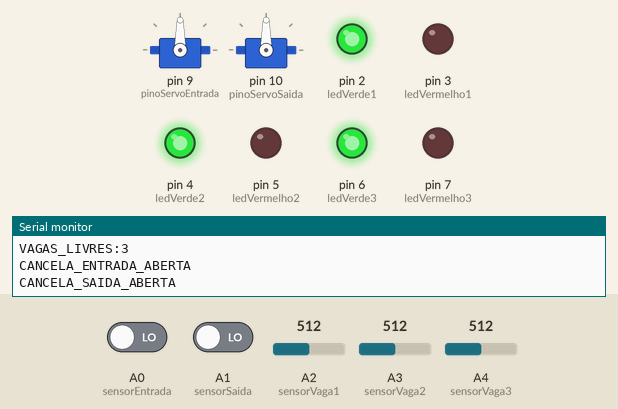
Simulated run of this sketch. Board: Arduino Uno, built with avr-gcc and run on an emulated ATmega328P. Shown: 2 × servo, output pins drawn as LEDs (lit = HIGH), the last lines printed to the serial monitor. The inputs (shaded band) are chosen by the test bench; at power-on: A2 (sensorVaga1) = 512, A3 (sensorVaga2) = 512, A4 (sensorVaga3) = 512, A0 (sensorEntrada) LOW, A1 (sensorSaida) LOW.

Above: at 1.8 s.
1.9 s: A2 (sensorVaga1) set to 312
3.4 s: A2 (sensorVaga1) set to 289
At 4.7 s:
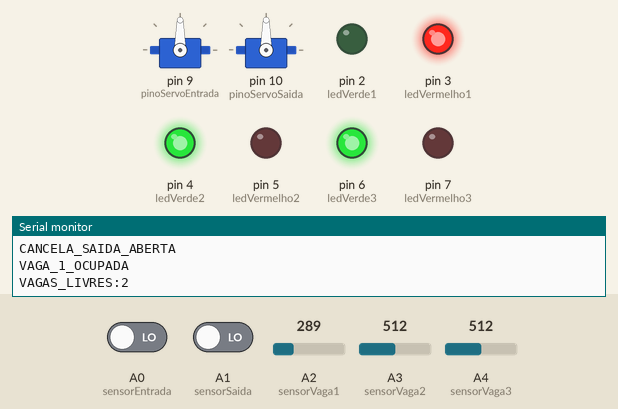
5.0 s: A3 (sensorVaga2) set to 309
6.5 s: A3 (sensorVaga2) set to 293
At 7.4 s:
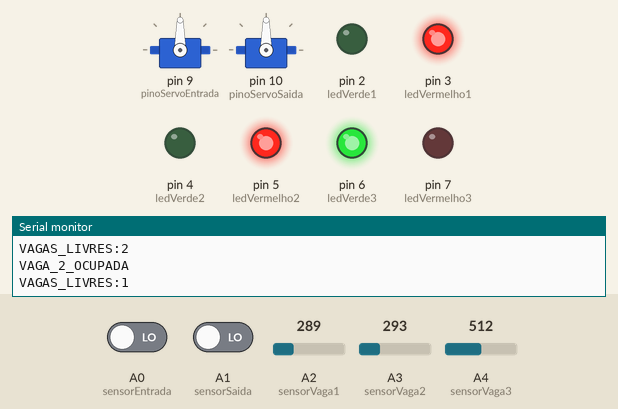
8.0 s: A4 (sensorVaga3) set to 314
9.5 s: A4 (sensorVaga3) set to 291
At 9.9 s:
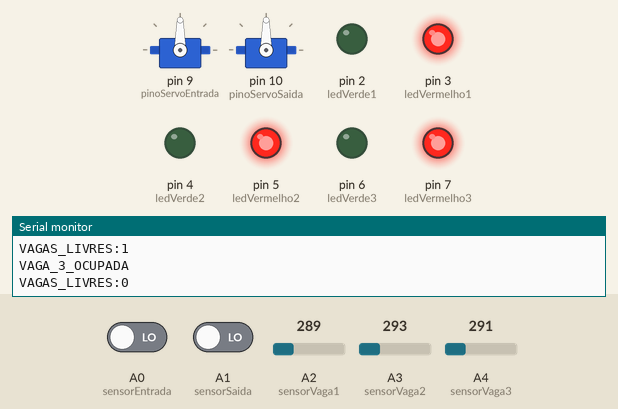
Timing chart, 0 to 12.0 s (numbered marks = the images above; inputs shaded):
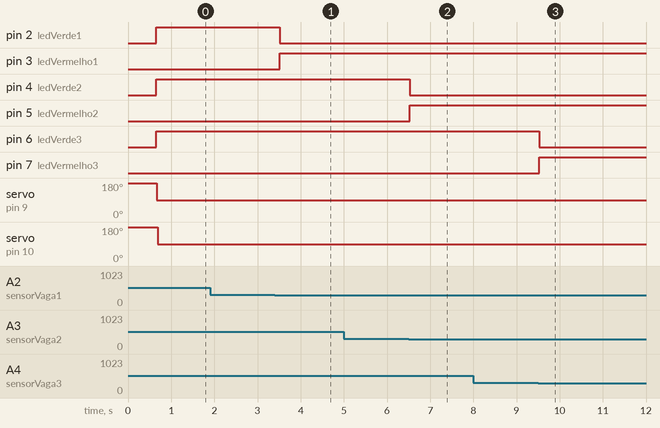

Measured:
- the behaviour switches between 300 and 299 on A2 (sensorVaga1) (found by bisection; images 0 and 1)
- the behaviour switches between 300 and 299 on A3 (sensorVaga2) (found by bisection; images 1 and 2)
- the behaviour switches between 300 and 299 on A4 (sensorVaga3) (found by bisection; images 2 and 3)
- after the input at 1.9 s, every drawn part: stays the same
- after the input at 3.4 s, pin 2 (ledVerde1): HIGH → LOW after 0.12 s; pin 3 (ledVermelho1): LOW → HIGH after 0.12 s
- after the input at 5.0 s, every drawn part: stays the same
- after the input at 6.5 s, pin 4 (ledVerde2): HIGH → LOW at once; pin 5 (ledVermelho2): LOW → HIGH at once
- after the input at 8.0 s, every drawn part: stays the same
- after the input at 9.5 s, pin 6 (ledVerde3): HIGH → LOW at once; pin 7 (ledVermelho3): LOW → HIGH at once

The sketch:

arduino_estacionamento_completo3.ino
```cpp
//Grupo


#include <Servo.h>

// === SERVOS ===
Servo servoEntrada;
Servo servoSaida;

const int pinoServoEntrada = 9;
const int pinoServoSaida = 10;

// === SENSORES ÓPTICOS (TCRT5000) ===
// Sensores das cancelas
const int sensorEntrada = A0;
const int sensorSaida = A1;

// Sensores das vagas
const int sensorVaga1 = A2;
const int sensorVaga2 = A3;
const int sensorVaga3 = A4;

// === LEDs DAS VAGAS ===
const int ledVerde1 = 2;
const int ledVermelho1 = 3;
const int ledVerde2 = 4;
const int ledVermelho2 = 5;
const int ledVerde3 = 6;
const int ledVermelho3 = 7;

// === VARIÁVEIS DE ESTADO ===
bool entradaAberta = false;
bool saidaAberta = false;
unsigned long tempoFecharEntrada = 0;
unsigned long tempoFecharSaida = 0;
int vagasLivresAnterior = -1;

// Controle de estado das vagas para Serial
bool vaga1Ocupada = false;
bool vaga2Ocupada = false;
bool vaga3Ocupada = false;

// === CONTROLE DE POSIÇÃO DOS SERVOS (EVITA COMANDOS REPETIDOS) ===
int posicaoAtualEntrada = 90;
int posicaoAtualSaida = 90;

// === LIMIAR DE DETECÇÃO DOS SENSORES ===
const int limiteSensor = 300; // quanto menor, mais sensível

// === VARIÁVEL PARA COMANDOS SERIAL ===
String comando = "";

// === CONFIGURAÇÃO INICIAL ===
void setup() {
  // Comunicação Serial PRIMEIRO
  Serial.begin(9600);
  delay(100);

  // Inicia os servos
  servoEntrada.attach(pinoServoEntrada);
  servoSaida.attach(pinoServoSaida);

  // Posição inicial fechada
  servoEntrada.write(180);
  servoSaida.write(180);
  delay(500); // Aguarda estabilização inicial

  posicaoAtualEntrada = 180;
  posicaoAtualSaida = 180;

  // LEDs como saída
  pinMode(ledVerde1, OUTPUT);
  pinMode(ledVermelho1, OUTPUT);
  pinMode(ledVerde2, OUTPUT);
  pinMode(ledVermelho2, OUTPUT);
  pinMode(ledVerde3, OUTPUT);
  pinMode(ledVermelho3, OUTPUT);

  // Sensores como entrada (analógicos)
  pinMode(sensorEntrada, INPUT);
  pinMode(sensorSaida, INPUT);
  pinMode(sensorVaga1, INPUT);
  pinMode(sensorVaga2, INPUT);
  pinMode(sensorVaga3, INPUT);

  Serial.println("ARDUINO_PRONTO");
  Serial.println("Sistema de controle de estacionamento iniciado.");
  Serial.println("---------------------------------------------");
}

// === LOOP PRINCIPAL ===
void loop() {
  // === Processa comandos do Node.js PRIMEIRO ===
  processarComandosSerial();

  // === Vagas ===
  int vagasLivres = contarVagasLivres();

  // Atualiza se houve mudança
  if (vagasLivres != vagasLivresAnterior) {
    vagasLivresAnterior = vagasLivres;
    Serial.print("VAGAS_LIVRES:");
    Serial.println(vagasLivres);
  }

  // === Cancelas ===
  controlaCancelaEntrada(vagasLivres);
  controlaCancelaSaida();

  delay(200);
}

// === FUNÇÕES ===
void abrirCancela(Servo &servo, int &posicaoAtual) {
  if (posicaoAtual != 90) {
    servo.write(90);
    posicaoAtual = 90;
  }
}

void fecharCancela(Servo &servo, int &posicaoAtual) {
  if (posicaoAtual != 180) {
    servo.write(180);
    posicaoAtual = 180;
  }
}

// === CONTROLE DA CANCELA DE ENTRADA COM VERIFICAÇÃO DE VAGAS ===
void controlaCancelaEntrada(int vagasLivres) {
  int leitura = digitalRead(sensorEntrada);

  if (leitura < limiteSensor && !entradaAberta) {
    if (vagasLivres > 0) {
      abrirCancela(servoEntrada, posicaoAtualEntrada);
      entradaAberta = true;
      Serial.println("CANCELA_ENTRADA_ABERTA");
    } else {
      Serial.println("ENTRADA_BLOQUEADA:ESTACIONAMENTO_CHEIO");
    }
  }

  if (entradaAberta) {
    if (leitura > limiteSensor) {
      if (tempoFecharEntrada == 0) tempoFecharEntrada = millis();
      if (millis() - tempoFecharEntrada >= 5000) {
        fecharCancela(servoEntrada, posicaoAtualEntrada);
        entradaAberta = false;
        tempoFecharEntrada = 0;
        Serial.println("CANCELA_ENTRADA_FECHADA");
      }
    } else {
      tempoFecharEntrada = 0;
    }
  }
}

// === CONTROLE DA CANCELA DE SAÍDA ===
void controlaCancelaSaida() {
  int leitura = digitalRead(sensorSaida);

  if (leitura < limiteSensor && !saidaAberta) {
    abrirCancela(servoSaida, posicaoAtualSaida);
    saidaAberta = true;
    Serial.println("CANCELA_SAIDA_ABERTA");
  }

  if (saidaAberta) {
    if (leitura > limiteSensor) {
      if (tempoFecharSaida == 0) tempoFecharSaida = millis();
      if (millis() - tempoFecharSaida >= 5000) {
        fecharCancela(servoSaida, posicaoAtualSaida);
        saidaAberta = false;
        tempoFecharSaida = 0;
        Serial.println("CANCELA_SAIDA_FECHADA");
      }
    } else {
      tempoFecharSaida = 0;
    }
  }
}

// === CONTROLE DAS VAGAS ===
int contarVagasLivres() {
  int livres = 0;

  // VAGA 1
  int leitura1 = analogRead(sensorVaga1);
  bool vaga1Livre = leitura1 >= limiteSensor;

  if (vaga1Livre) {
    digitalWrite(ledVerde1, HIGH);
    digitalWrite(ledVermelho1, LOW);
    livres++;

    if (vaga1Ocupada) {
      vaga1Ocupada = false;
      Serial.println("VAGA_1_LIVRE");
    }
  } else {
    digitalWrite(ledVerde1, LOW);
    digitalWrite(ledVermelho1, HIGH);

    if (!vaga1Ocupada) {
      vaga1Ocupada = true;
      Serial.println("VAGA_1_OCUPADA");
    }
  }

  // VAGA 2
  int leitura2 = analogRead(sensorVaga2);
  bool vaga2Livre = leitura2 >= limiteSensor;

  if (vaga2Livre) {
    digitalWrite(ledVerde2, HIGH);
    digitalWrite(ledVermelho2, LOW);
    livres++;

    if (vaga2Ocupada) {
      vaga2Ocupada = false;
      Serial.println("VAGA_2_LIVRE");
    }
  } else {
    digitalWrite(ledVerde2, LOW);
    digitalWrite(ledVermelho2, HIGH);

    if (!vaga2Ocupada) {
      vaga2Ocupada = true;
      Serial.println("VAGA_2_OCUPADA");
    }
  }

  // VAGA 3
  int leitura3 = analogRead(sensorVaga3);
  bool vaga3Livre = leitura3 >= limiteSensor;

  if (vaga3Livre) {
    digitalWrite(ledVerde3, HIGH);
    digitalWrite(ledVermelho3, LOW);
    livres++;

    if (vaga3Ocupada) {
      vaga3Ocupada = false;
      Serial.println("VAGA_3_LIVRE");
    }
  } else {
    digitalWrite(ledVerde3, LOW);
    digitalWrite(ledVermelho3, HIGH);

    if (!vaga3Ocupada) {
      vaga3Ocupada = true;
      Serial.println("VAGA_3_OCUPADA");
    }
  }

  return livres;
}

// === PROCESSA COMANDOS VINDOS DO NODE.JS ===
void processarComandosSerial() {
  while (Serial.available() > 0) {
    char c = Serial.read();
    if (c == '\n') {
      comando.trim();
      executarComando(comando);
      comando = "";
    } else {
      comando += c;
    }
  }
}

// === EXECUTA COMANDOS RECEBIDOS ===
void executarComando(String cmd) {
  if (cmd == "ABRIR_CANCELA") {
    abrirCancela(servoEntrada, posicaoAtualEntrada);
    entradaAberta = true;
    Serial.println("CANCELA_ABERTA");
  }
  else if (cmd == "FECHAR_CANCELA") {
    fecharCancela(servoEntrada, posicaoAtualEntrada);
    entradaAberta = false;
    Serial.println("CANCELA_FECHADA");
  }
  else if (cmd == "ABRIR_SAIDA") {
    abrirCancela(servoSaida, posicaoAtualSaida);
    saidaAberta = true;
    Serial.println("SAIDA_ABERTA");
  }
  else if (cmd == "FECHAR_SAIDA") {
    fecharCancela(servoSaida, posicaoAtualSaida);
    saidaAberta = false;
    Serial.println("SAIDA_FECHADA");
  }
  else if (cmd == "STATUS") {
    Serial.print("STATUS:");
    Serial.print("V1=");
    Serial.print(vaga1Ocupada ? "OCUPADA" : "LIVRE");
    Serial.print(",V2=");
    Serial.print(vaga2Ocupada ? "OCUPADA" : "LIVRE");
    Serial.print(",V3=");
    Serial.println(vaga3Ocupada ? "OCUPADA" : "LIVRE");
  }
}
```
